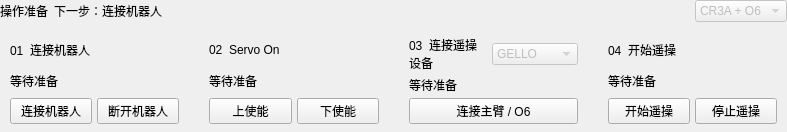
    <widget class="QWidget" name="collection_Widget_1">
     <property name="sizePolicy">
      <sizepolicy hsizetype="Preferred" vsizetype="Preferred">
       <horstretch>0</horstretch>
       <verstretch>0</verstretch>
      </sizepolicy>
     </property>
     <layout class="QVBoxLayout" name="collection_VBoxLayout_2" stretch="0,0">
      <property name="leftMargin">
       <number>0</number>
      </property>
      <property name="topMargin">
       <number>0</number>
      </property>
      <property name="rightMargin">
       <number>0</number>
      </property>
      <property name="bottomMargin">
       <number>0</number>
      </property>
      <property name="spacing">
       <number>6</number>
      </property>
      <item>
       <layout class="QHBoxLayout" name="collection_HBoxLayout_1" stretch="0,1,0">
        <property name="leftMargin">
         <number>0</number>
        </property>
        <property name="topMargin">
         <number>0</number>
        </property>
        <property name="rightMargin">
         <number>0</number>
        </property>
        <property name="bottomMargin">
         <number>0</number>
        </property>
        <property name="spacing">
         <number>6</number>
        </property>
        <item>
         <widget class="QLabel" name="collection_sectionTitle_1">
          <property name="role" stdset="0">
           <string notr="true">sectionTitle</string>
          </property>
          <property name="sizePolicy">
           <sizepolicy hsizetype="Preferred" vsizetype="Preferred">
            <horstretch>0</horstretch>
            <verstretch>0</verstretch>
           </sizepolicy>
          </property>
          <property name="text">
           <string>操作准备</string>
          </property>
          <property name="wordWrap">
           <bool>true</bool>
          </property>
          <property name="alignment">
           <set>Qt::AlignLeft|Qt::AlignVCenter</set>
          </property>
          <property name="textInteractionFlags">
           <set>Qt::LinksAccessibleByMouse</set>
          </property>
         </widget>
        </item>
        <item>
         <widget class="QLabel" name="collection_preparation_hint">
          <property name="role" stdset="0">
           <string notr="true">mutedText</string>
          </property>
          <property name="sizePolicy">
           <sizepolicy hsizetype="Preferred" vsizetype="Preferred">
            <horstretch>0</horstretch>
            <verstretch>0</verstretch>
           </sizepolicy>
          </property>
          <property name="text">
           <string>下一步：连接机器人</string>
          </property>
          <property name="wordWrap">
           <bool>true</bool>
          </property>
          <property name="alignment">
           <set>Qt::AlignLeft|Qt::AlignVCenter</set>
          </property>
          <property name="textInteractionFlags">
           <set>Qt::LinksAccessibleByMouse</set>
          </property>
         </widget>
        </item>
        <item>
         <widget class="QComboBox" name="collection_robot_selector">
          <property name="enabled">
           <bool>false</bool>
          </property>
          <property name="sizePolicy">
           <sizepolicy hsizetype="Preferred" vsizetype="Fixed">
            <horstretch>0</horstretch>
            <verstretch>0</verstretch>
           </sizepolicy>
          </property>
          <property name="editable">
           <bool>false</bool>
          </property>
          <property name="currentIndex">
           <number>0</number>
          </property>
          <item>
           <property name="text">
            <string>CR3A + O6</string>
           </property>
          </item>
         </widget>
        </item>
       </layout>
      </item>
      <item>
       <layout class="QGridLayout" name="collection_GridLayout_1" columnstretch="1,1,1,1" rowstretch="0">
        <property name="leftMargin">
         <number>0</number>
        </property>
        <property name="topMargin">
         <number>0</number>
        </property>
        <property name="rightMargin">
         <number>0</number>
        </property>
        <property name="bottomMargin">
         <number>0</number>
        </property>
        <property name="horizontalSpacing">
         <number>10</number>
        </property>
        <property name="verticalSpacing">
         <number>6</number>
        </property>
        <item row="0" column="0" rowspan="1" colspan="1">
         <widget class="QFrame" name="collection_surfacePanel_1">
          <property name="role" stdset="0">
           <string notr="true">surfacePanel</string>
          </property>
          <property name="sizePolicy">
           <sizepolicy hsizetype="Preferred" vsizetype="Preferred">
            <horstretch>0</horstretch>
            <verstretch>0</verstretch>
           </sizepolicy>
          </property>
          <layout class="QVBoxLayout" name="collection_VBoxLayout_3" stretch="0,0,0">
           <property name="leftMargin">
            <number>10</number>
           </property>
           <property name="topMargin">
            <number>8</number>
           </property>
           <property name="rightMargin">
            <number>10</number>
           </property>
           <property name="bottomMargin">
            <number>8</number>
           </property>
           <property name="spacing">
            <number>4</number>
           </property>
           <item>
            <widget class="QLabel" name="collection_eyebrow_1">
             <property name="role" stdset="0">
              <string notr="true">eyebrow</string>
             </property>
             <property name="sizePolicy">
              <sizepolicy hsizetype="Preferred" vsizetype="Preferred">
               <horstretch>0</horstretch>
               <verstretch>0</verstretch>
              </sizepolicy>
             </property>
             <property name="text">
              <string>01  连接机器人</string>
             </property>
             <property name="wordWrap">
              <bool>true</bool>
             </property>
             <property name="alignment">
              <set>Qt::AlignLeft|Qt::AlignVCenter</set>
             </property>
             <property name="textInteractionFlags">
              <set>Qt::LinksAccessibleByMouse</set>
             </property>
            </widget>
           </item>
           <item>
            <widget class="QLabel" name="collection_stage_status_labels_0">
             <property name="role" stdset="0">
              <string notr="true">mutedText</string>
             </property>
             <property name="sizePolicy">
              <sizepolicy hsizetype="Preferred" vsizetype="Preferred">
               <horstretch>0</horstretch>
               <verstretch>0</verstretch>
              </sizepolicy>
             </property>
             <property name="text">
              <string>等待准备</string>
             </property>
             <property name="wordWrap">
              <bool>true</bool>
             </property>
             <property name="alignment">
              <set>Qt::AlignLeft|Qt::AlignVCenter</set>
             </property>
             <property name="textInteractionFlags">
              <set>Qt::LinksAccessibleByMouse</set>
             </property>
            </widget>
           </item>
           <item>
            <layout class="QHBoxLayout" name="collection_HBoxLayout_2" stretch="0,0">
             <property name="leftMargin">
              <number>0</number>
             </property>
             <property name="topMargin">
              <number>0</number>
             </property>
             <property name="rightMargin">
              <number>0</number>
             </property>
             <property name="bottomMargin">
              <number>0</number>
             </property>
             <property name="spacing">
              <number>5</number>
             </property>
             <item>
              <widget class="QPushButton" name="collection_connect_button">
               <property name="role" stdset="0">
                <string notr="true">quiet</string>
               </property>
               <property name="sizePolicy">
                <sizepolicy hsizetype="Minimum" vsizetype="Fixed">
                 <horstretch>0</horstretch>
                 <verstretch>0</verstretch>
                </sizepolicy>
               </property>
               <property name="text">
                <string>连接机器人</string>
               </property>
              </widget>
             </item>
             <item>
              <widget class="QPushButton" name="collection_disconnect_button">
               <property name="role" stdset="0">
                <string notr="true">quiet</string>
               </property>
               <property name="sizePolicy">
                <sizepolicy hsizetype="Minimum" vsizetype="Fixed">
                 <horstretch>0</horstretch>
                 <verstretch>0</verstretch>
                </sizepolicy>
               </property>
               <property name="text">
                <string>断开机器人</string>
               </property>
              </widget>
             </item>
            </layout>
           </item>
          </layout>
         </widget>
        </item>
        <item row="0" column="2" rowspan="1" colspan="1">
         <widget class="QFrame" name="collection_surfacePanel_2">
          <property name="role" stdset="0">
           <string notr="true">surfacePanel</string>
          </property>
          <property name="sizePolicy">
           <sizepolicy hsizetype="Preferred" vsizetype="Preferred">
            <horstretch>0</horstretch>
            <verstretch>0</verstretch>
           </sizepolicy>
          </property>
          <layout class="QVBoxLayout" name="collection_VBoxLayout_4">
           <item>
            <layout class="QHBoxLayout" name="collection_input_heading">
             <item>
              <widget class="QLabel" name="collection_eyebrow_2">
               <property name="role" stdset="0">
                <string notr="true">eyebrow</string>
               </property>
               <property name="sizePolicy">
                <sizepolicy hsizetype="Preferred" vsizetype="Preferred">
                 <horstretch>0</horstretch>
                 <verstretch>0</verstretch>
                </sizepolicy>
               </property>
               <property name="text">
                <string>03  连接遥操设备</string>
               </property>
               <property name="wordWrap">
                <bool>true</bool>
               </property>
               <property name="alignment">
                <set>Qt::AlignLeft|Qt::AlignVCenter</set>
               </property>
               <property name="textInteractionFlags">
                <set>Qt::LinksAccessibleByMouse</set>
               </property>
              </widget>
             </item>
             <item>
              <widget class="QComboBox" name="collection_control_source">
               <property name="enabled">
                <bool>false</bool>
               </property>
               <property name="toolTip">
                <string>当前遥操控制源，在设置中配置</string>
               </property>
               <property name="minimumSize">
                <size>
                 <width>86</width>
                 <height>0</height>
                </size>
               </property>
               <property name="maximumSize">
                <size>
                 <width>86</width>
                 <height>16777215</height>
                </size>
               </property>
               <property name="sizePolicy">
                <sizepolicy hsizetype="Preferred" vsizetype="Fixed">
                 <horstretch>0</horstretch>
                 <verstretch>0</verstretch>
                </sizepolicy>
               </property>
               <property name="editable">
                <bool>false</bool>
               </property>
               <property name="currentIndex">
                <number>0</number>
               </property>
               <item>
                <property name="text">
                 <string>GELLO</string>
                </property>
               </item>
              </widget>
             </item>
            </layout>
           </item>
           <property name="leftMargin">
            <number>10</number>
           </property>
           <property name="topMargin">
            <number>8</number>
           </property>
           <property name="rightMargin">
            <number>10</number>
           </property>
           <property name="bottomMargin">
            <number>8</number>
           </property>
           <property name="spacing">
            <number>4</number>
           </property>
           <item>
            <widget class="QLabel" name="collection_stage_status_labels_1">
             <property name="role" stdset="0">
              <string notr="true">mutedText</string>
             </property>
             <property name="sizePolicy">
              <sizepolicy hsizetype="Preferred" vsizetype="Preferred">
               <horstretch>0</horstretch>
               <verstretch>0</verstretch>
              </sizepolicy>
             </property>
             <property name="text">
              <string>等待准备</string>
             </property>
             <property name="wordWrap">
              <bool>true</bool>
             </property>
             <property name="alignment">
              <set>Qt::AlignLeft|Qt::AlignVCenter</set>
             </property>
             <property name="textInteractionFlags">
              <set>Qt::LinksAccessibleByMouse</set>
             </property>
            </widget>
           </item>
           <item>
            <layout class="QHBoxLayout" name="collection_HBoxLayout_3" stretch="0">
             <property name="leftMargin">
              <number>0</number>
             </property>
             <property name="topMargin">
              <number>0</number>
             </property>
             <property name="rightMargin">
              <number>0</number>
             </property>
             <property name="bottomMargin">
              <number>0</number>
             </property>
             <property name="spacing">
              <number>5</number>
             </property>
             <item>
              <widget class="QPushButton" name="collection_prepare_devices_button">
               <property name="role" stdset="0">
                <string notr="true">quiet</string>
               </property>
               <property name="sizePolicy">
                <sizepolicy hsizetype="Minimum" vsizetype="Fixed">
                 <horstretch>0</horstretch>
                 <verstretch>0</verstretch>
                </sizepolicy>
               </property>
               <property name="text">
                <string>连接主臂 / O6</string>
               </property>
              </widget>
             </item>
            </layout>
           </item>
          </layout>
         </widget>
        </item>
        <item row="0" column="1" rowspan="1" colspan="1">
         <widget class="QFrame" name="collection_surfacePanel_3">
          <property name="role" stdset="0">
           <string notr="true">surfacePanel</string>
          </property>
          <property name="sizePolicy">
           <sizepolicy hsizetype="Preferred" vsizetype="Preferred">
            <horstretch>0</horstretch>
            <verstretch>0</verstretch>
           </sizepolicy>
          </property>
          <layout class="QVBoxLayout" name="collection_VBoxLayout_5" stretch="0,0,0">
           <property name="leftMargin">
            <number>10</number>
           </property>
           <property name="topMargin">
            <number>8</number>
           </property>
           <property name="rightMargin">
            <number>10</number>
           </property>
           <property name="bottomMargin">
            <number>8</number>
           </property>
           <property name="spacing">
            <number>4</number>
           </property>
           <item>
            <widget class="QLabel" name="collection_eyebrow_3">
             <property name="role" stdset="0">
              <string notr="true">eyebrow</string>
             </property>
             <property name="sizePolicy">
              <sizepolicy hsizetype="Preferred" vsizetype="Preferred">
               <horstretch>0</horstretch>
               <verstretch>0</verstretch>
              </sizepolicy>
             </property>
             <property name="text">
              <string>02  Servo On</string>
             </property>
             <property name="wordWrap">
              <bool>true</bool>
             </property>
             <property name="alignment">
              <set>Qt::AlignLeft|Qt::AlignVCenter</set>
             </property>
             <property name="textInteractionFlags">
              <set>Qt::LinksAccessibleByMouse</set>
             </property>
            </widget>
           </item>
           <item>
            <widget class="QLabel" name="collection_stage_status_labels_2">
             <property name="role" stdset="0">
              <string notr="true">mutedText</string>
             </property>
             <property name="sizePolicy">
              <sizepolicy hsizetype="Preferred" vsizetype="Preferred">
               <horstretch>0</horstretch>
               <verstretch>0</verstretch>
              </sizepolicy>
             </property>
             <property name="text">
              <string>等待准备</string>
             </property>
             <property name="wordWrap">
              <bool>true</bool>
             </property>
             <property name="alignment">
              <set>Qt::AlignLeft|Qt::AlignVCenter</set>
             </property>
             <property name="textInteractionFlags">
              <set>Qt::LinksAccessibleByMouse</set>
             </property>
            </widget>
           </item>
           <item>
            <layout class="QHBoxLayout" name="collection_HBoxLayout_4" stretch="0,0">
             <property name="leftMargin">
              <number>0</number>
             </property>
             <property name="topMargin">
              <number>0</number>
             </property>
             <property name="rightMargin">
              <number>0</number>
             </property>
             <property name="bottomMargin">
              <number>0</number>
             </property>
             <property name="spacing">
              <number>5</number>
             </property>
             <item>
              <widget class="QPushButton" name="collection_power_on_button">
               <property name="role" stdset="0">
                <string notr="true">quiet</string>
               </property>
               <property name="sizePolicy">
                <sizepolicy hsizetype="Minimum" vsizetype="Fixed">
                 <horstretch>0</horstretch>
                 <verstretch>0</verstretch>
                </sizepolicy>
               </property>
               <property name="text">
                <string>上使能</string>
               </property>
              </widget>
             </item>
             <item>
              <widget class="QPushButton" name="collection_power_off_button">
               <property name="role" stdset="0">
                <string notr="true">quiet</string>
               </property>
               <property name="sizePolicy">
                <sizepolicy hsizetype="Minimum" vsizetype="Fixed">
                 <horstretch>0</horstretch>
                 <verstretch>0</verstretch>
                </sizepolicy>
               </property>
               <property name="text">
                <string>下使能</string>
               </property>
              </widget>
             </item>
            </layout>
           </item>
          </layout>
         </widget>
        </item>
        <item row="0" column="3" rowspan="1" colspan="1">
         <widget class="QFrame" name="collection_surfacePanel_4">
          <property name="role" stdset="0">
           <string notr="true">surfacePanel</string>
          </property>
          <property name="sizePolicy">
           <sizepolicy hsizetype="Preferred" vsizetype="Preferred">
            <horstretch>0</horstretch>
            <verstretch>0</verstretch>
           </sizepolicy>
          </property>
          <layout class="QVBoxLayout" name="collection_VBoxLayout_6" stretch="0,0,0">
           <property name="leftMargin">
            <number>10</number>
           </property>
           <property name="topMargin">
            <number>8</number>
           </property>
           <property name="rightMargin">
            <number>10</number>
           </property>
           <property name="bottomMargin">
            <number>8</number>
           </property>
           <property name="spacing">
            <number>4</number>
           </property>
           <item>
            <widget class="QLabel" name="collection_eyebrow_4">
             <property name="role" stdset="0">
              <string notr="true">eyebrow</string>
             </property>
             <property name="sizePolicy">
              <sizepolicy hsizetype="Preferred" vsizetype="Preferred">
               <horstretch>0</horstretch>
               <verstretch>0</verstretch>
              </sizepolicy>
             </property>
             <property name="text">
              <string>04  开始遥操</string>
             </property>
             <property name="wordWrap">
              <bool>true</bool>
             </property>
             <property name="alignment">
              <set>Qt::AlignLeft|Qt::AlignVCenter</set>
             </property>
             <property name="textInteractionFlags">
              <set>Qt::LinksAccessibleByMouse</set>
             </property>
            </widget>
           </item>
           <item>
            <widget class="QLabel" name="collection_stage_status_labels_3">
             <property name="role" stdset="0">
              <string notr="true">mutedText</string>
             </property>
             <property name="sizePolicy">
              <sizepolicy hsizetype="Preferred" vsizetype="Preferred">
               <horstretch>0</horstretch>
               <verstretch>0</verstretch>
              </sizepolicy>
             </property>
             <property name="text">
              <string>等待准备</string>
             </property>
             <property name="wordWrap">
              <bool>true</bool>
             </property>
             <property name="alignment">
              <set>Qt::AlignLeft|Qt::AlignVCenter</set>
             </property>
             <property name="textInteractionFlags">
              <set>Qt::LinksAccessibleByMouse</set>
             </property>
            </widget>
           </item>
           <item>
            <layout class="QHBoxLayout" name="collection_HBoxLayout_5" stretch="0,0">
             <property name="leftMargin">
              <number>0</number>
             </property>
             <property name="topMargin">
              <number>0</number>
             </property>
             <property name="rightMargin">
              <number>0</number>
             </property>
             <property name="bottomMargin">
              <number>0</number>
             </property>
             <property name="spacing">
              <number>5</number>
             </property>
             <item>
              <widget class="QPushButton" name="collection_start_teleop_button">
               <property name="role" stdset="0">
                <string notr="true">quiet</string>
               </property>
               <property name="sizePolicy">
                <sizepolicy hsizetype="Minimum" vsizetype="Fixed">
                 <horstretch>0</horstretch>
                 <verstretch>0</verstretch>
                </sizepolicy>
               </property>
               <property name="text">
                <string>开始遥操</string>
               </property>
              </widget>
             </item>
             <item>
              <widget class="QPushButton" name="collection_stop_teleop_button">
               <property name="role" stdset="0">
                <string notr="true">quiet</string>
               </property>
               <property name="sizePolicy">
                <sizepolicy hsizetype="Minimum" vsizetype="Fixed">
                 <horstretch>0</horstretch>
                 <verstretch>0</verstretch>
                </sizepolicy>
               </property>
               <property name="text">
                <string>停止遥操</string>
               </property>
              </widget>
             </item>
            </layout>
           </item>
          </layout>
         </widget>
        </item>
       </layout>
      </item>
     </layout>
    </widget>
